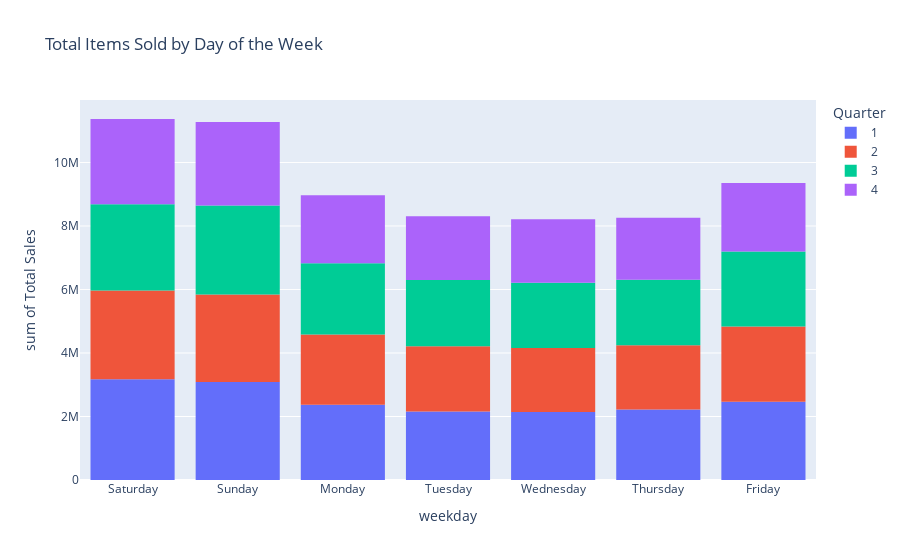

Notebook source saved alongside this figure:
### Code cell
fig = px.histogram(gsc_1, x='weekday', y="Total Sales", color = 'Quarter', title="Total Items Sold by Day of the Week")
fig.show()

### Figure 1 — Plotly figure (JSON) as saved in the notebook; plotly's stock layout.template omitted (floating-point values rounded to 4 significant figures; data arrays with more than 128 entries replaced by an {"elided": "..."} marker saying what was removed)
{"data": [{"alignmentgroup": "True", "bingroup": "x", "histfunc": "sum", "hovertemplate": "Quarter=1<br>weekday=%{x}<br>sum of Total Sales=%{y}<extra></extra>", "legendgroup": "1", "marker": {"color": "#636efa", "pattern": {"shape": ""}}, "name": "1", "offsetgroup": "1", "orientation": "v", "showlegend": true, "type": "histogram", "x": {"elided": "514 str values"}, "xaxis": "x", "y": {"elided": "514 float values"}, "yaxis": "y"}, {"alignmentgroup": "True", "bingroup": "x", "histfunc": "sum", "hovertemplate": "Quarter=2<br>weekday=%{x}<br>sum of Total Sales=%{y}<extra></extra>", "legendgroup": "2", "marker": {"color": "#EF553B", "pattern": {"shape": ""}}, "name": "2", "offsetgroup": "2", "orientation": "v", "showlegend": true, "type": "histogram", "x": {"elided": "479 str values"}, "xaxis": "x", "y": {"elided": "479 float values"}, "yaxis": "y"}, {"alignmentgroup": "True", "bingroup": "x", "histfunc": "sum", "hovertemplate": "Quarter=3<br>weekday=%{x}<br>sum of Total Sales=%{y}<extra></extra>", "legendgroup": "3", "marker": {"color": "#00cc96", "pattern": {"shape": ""}}, "name": "3", "offsetgroup": "3", "orientation": "v", "showlegend": true, "type": "histogram", "x": {"elided": "460 str values"}, "xaxis": "x", "y": {"elided": "460 float values"}, "yaxis": "y"}, {"alignmentgroup": "True", "bingroup": "x", "histfunc": "sum", "hovertemplate": "Quarter=4<br>weekday=%{x}<br>sum of Total Sales=%{y}<extra></extra>", "legendgroup": "4", "marker": {"color": "#ab63fa", "pattern": {"shape": ""}}, "name": "4", "offsetgroup": "4", "orientation": "v", "showlegend": true, "type": "histogram", "x": {"elided": "460 str values"}, "xaxis": "x", "y": {"elided": "460 float values"}, "yaxis": "y"}], "layout": {"barmode": "relative", "legend": {"title": {"text": "Quarter"}, "tracegroupgap": 0}, "title": {"text": "Total Items Sold by Day of the Week"}, "xaxis": {"anchor": "y", "domain": [0, 1], "title": {"text": "weekday"}}, "yaxis": {"anchor": "x", "domain": [0, 1], "title": {"text": "sum of Total Sales"}}}}
